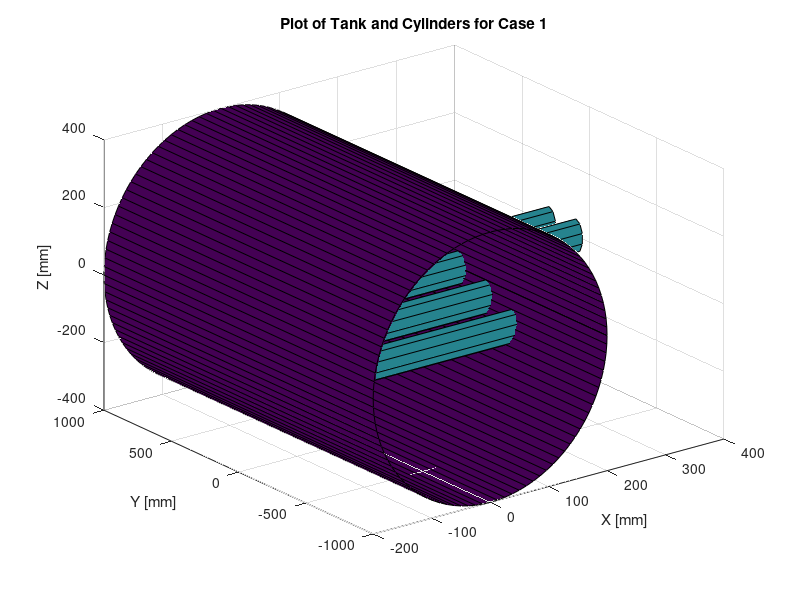
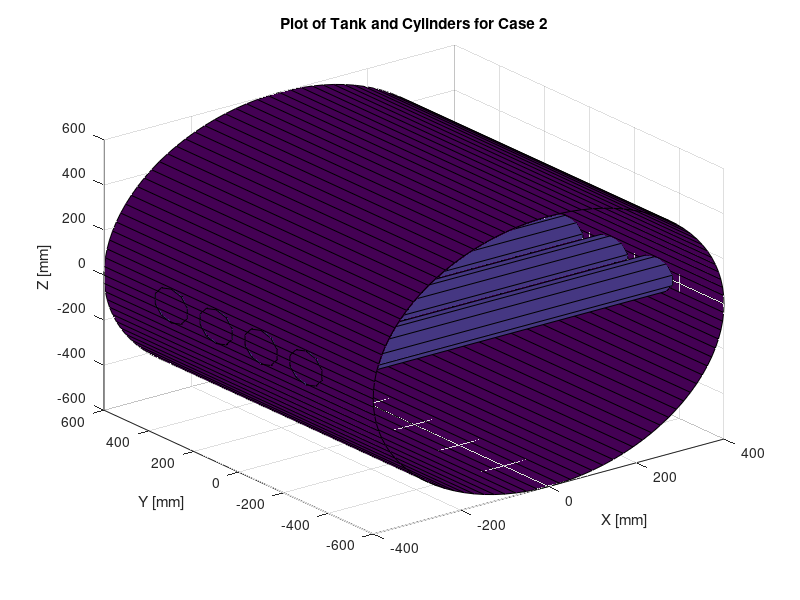

These charts were generated, in order, by the following MATLAB code: (Note: this script raises an error after producing the figures.)
% clear command window
clc;

% Part I:

% case 1 parameters
L1 = 2000;
a1 = 200;
b1 = 400;
d1 = 100;

% case 2 parameters
L2 = 1200;
a2 = 400;
b2 = 600;
d2 = 150;

% 1.a.

figure();

% plot tank for case 1 in the x-z plane along y
[x1,y1,z1] = cylinder(1, 100);
c1 = surf(x1*a1, y1*b1, z1*L1-L1/2);
rotate(c1, [1,0,0], 90);
hold on;

% plot cylinder furthest to the left (greatest y value)
[x2,y2,z2] = cylinder(1, 10);
c2 = surf(x2*d1/2+a1/2, y2*d1/2-3*d1, z2*2*a1-a1/2);
rotate(c2, [0,1,0], 90);
hold on;

% plot next cylinder
[x3,y3,z3] = cylinder(1, 10);
c3 = surf(x3*d1/2+a1/2, y3*d1/2-d1, z3*2*a1-a1/2);
rotate(c3, [0,1,0], 90);
hold on;

% plot next cylinder
[x4,y4,z4] = cylinder(1, 10);
c4 = surf(x4*d1/2+a1/2, y4*d1/2+d1, z4*2*a1-a1/2);
rotate(c4, [0,1,0], 90);
hold on;

% plot cylinder furthest to the right (lowest y value)
[x5,y5,z5] = cylinder(1, 10);
c5 = surf(x5*d1/2+a1/2, y5*d1/2+3*d1, z5*2*a1-a1/2);
rotate(c5, [0,1,0], 90);
hold off;

% add labels and title
xlabel('X [mm]');
ylabel('Y [mm]');
zlabel('Z [mm]');
title('Plot of Tank and Cylinders for Case 1');

figure();

% plot tank for case 2 in the x-z plane along y
[x1,y1,z1] = cylinder(1, 100);
c1 = surf(x1*a2, y1*b2, z1*L2-L2/2);
rotate(c1, [1,0,0], 90);
hold on;

% plot cylinder furthest to the left (greatest y value)
[x2,y2,z2] = cylinder(1, 10);
c2 = surf(x2*d2/2, y2*d2/2-2*d2, z2*2*a2-a2);
rotate(c2, [0,1,0], 90);
hold on;

% plot next cylinder
[x3,y3,z3] = cylinder(1, 10);
c3 = surf(x3*d2/2, y3*d2/2-a2/4, z3*2*a2-a2);
rotate(c3, [0,1,0], 90);
hold on;

% plot next cylinder
[x4,y4,z4] = cylinder(1, 10);
c4 = surf(x4*d2/2, y4*d2/2+a2/4, z4*2*a2-a2);
rotate(c4, [0,1,0], 90);
hold on;

% plot cylinder furthest to the right (lowest y value)
[x5,y5,z5] = cylinder(1, 10);
c5 = surf(x5*d2/2, y5*d2/2+2*d2, z5*2*a2-a2);
rotate(c5, [0,1,0], 90);
hold off;

% add labels and title
xlabel('X [mm]');
ylabel('Y [mm]');
zlabel('Z [mm]');
title('Plot of Tank and Cylinders for Case 2');

% 1.b.

% triple integral expressions are derived in the report

% 1.c.

syms theta L r x;

% calculate volume of shell, tube, and cap, and total volume for case 1

Vshell_1 = double(int(int(int(r, r, 0, sqrt((a1^2*b1^2)/(a1^2*(sin(theta))^2+b1^2*(cos(theta))^2))), L, 0, L1), theta, 0, 2*pi) / 10^9);
sprintf('Volume of Shell for Case 1: %f m^3', Vshell_1)

Vtube_1 = double(int(int(int(r, r, 0, d1/2), theta, 0, 2*pi), x, -a1, a1) / 1000^3);
sprintf('Volume of Tube for Case 1: %f m^3', Vtube_1)

Vcap_1 = double(int(int(int(r, x, a1*sqrt(1-(r^2*(cos(theta)^2)/b1^2)), a1), r, 0, d1/2), theta, 0, 2*pi) / 10^9);
sprintf('Volume of Cap for Case 1: %f m^3', Vcap_1)

Vtotal_1 = Vshell_1 - 4*Vtube_1 + 8*Vcap_1;
sprintf('Total Volume for Case 1: %f m^3', Vtotal_1)

% calculate volume of shell, tube, and cap, and total volume for case 2

Vshell_2 = double(int(int(int(r, r, 0, sqrt((a2^2*b2^2)/(a2^2*(sin(theta))^2+b2^2*(cos(theta))^2))), L, 0, L2), theta, 0, 2*pi) / 10^9);
sprintf('Volume of Shell for Case 2: %f m^3', Vshell_2)

Vtube_2 = double(int(int(int(r, r, 0, d2/2), theta, 0, 2*pi), x, -a2, a2) / 1000^3);
sprintf('Volume of Tube for Case 2: %f m^3', Vtube_2)

Vcap_2 = double(int(int(int(r, x, a2*sqrt(1-(r^2*(cos(theta)^2)/b2^2)), a2), r, 0, d2/2), theta, 0, 2*pi) / 10^9);
sprintf('Volume of Cap for Case 2: %f m^3', Vcap_2)

Vtotal_2 = Vshell_2 - 4*Vtube_2 + 8*Vcap_2;
sprintf('Total Volume for Case 2: %f m^3', Vtotal_2)

% 2.a.

% calculate area of tube cross section in x-z plane for case 1
Atube_1 = double(int(int(r, r, 0, sqrt((a1^2*b1^2)/(a1^2*(sin(theta))^2+b1^2*(cos(theta))^2))), theta, 0, 2*pi) / 10^6);
sprintf('Area of Tube Cross Section for Case 1: %f m^2', Atube_1)

% calculate area of tube cross section in x-z plane for case 2
Atube_2 = double(int(int(r, r, 0, sqrt((a2^2*b2^2)/(a2^2*(sin(theta))^2+b2^2*(cos(theta))^2))), theta, 0, 2*pi) / 10^6);
sprintf('Area of Tube Cross Section for Case 2: %f m^2', Atube_2)

% 2.b.

% triple integral expressions are derived in the report

% 2.c.

% calculate moments about the x-axis and z-axis for case 1
Mx_1 = double(int(int(r^2*sin(theta)*(420+140*(cos(theta)-sin(theta))), r, 0, sqrt((a1^2*b1^2)/(a1^2*(sin(theta))^2+b1^2*(cos(theta))^2))), theta, 0, 2*pi));
Mz_1 = double(int(int(r^2*cos(theta)*(420+140*(cos(theta)-sin(theta))), r, 0, sqrt((a1^2*b1^2)/(a1^2*(sin(theta))^2+b1^2*(cos(theta))^2))), theta, 0, 2*pi));

% calculate moments about the x-axis and z-axis for case 2
Mx_2 = double(int(int(r^2*sin(theta)*(420+140*(cos(theta)-sin(theta))), r, 0, sqrt((a2^2*b2^2)/(a2^2*(sin(theta))^2+b2^2*(cos(theta))^2))), theta, 0, 2*pi));
Mz_2 = double(int(int(r^2*cos(theta)*(420+140*(cos(theta)-sin(theta))), r, 0, sqrt((a2^2*b2^2)/(a2^2*(sin(theta))^2+b2^2*(cos(theta))^2))), theta, 0, 2*pi));

% calculate mass for case 1 and 2
M_1 = double(int(int(r*(420+140*(cos(theta)-sin(theta))), r, 0, sqrt((a1^2*b1^2)/(a1^2*(sin(theta))^2+b1^2*(cos(theta))^2))), theta, 0, 2*pi));
M_2 = double(int(int(r*(420+140*(cos(theta)-sin(theta))), r, 0, sqrt((a2^2*b2^2)/(a2^2*(sin(theta))^2+b2^2*(cos(theta))^2))), theta, 0, 2*pi));

% calculate center of mass for case 1
x_bar_1 = Mz_1 / M_1 / 10^3;
z_bar_1 = Mx_1 / M_1 / 10^3;
sprintf('Center of Mass for Case 1: x: %f m^2 z: %f m^2', x_bar_1, z_bar_1)

% calculate center of mass for case 2
x_bar_2 = Mz_2 / M_2 / 10^3;
z_bar_2 = Mx_2 / M_2 / 10^3;
sprintf('Center of Mass for Case 2: x: %f m^2 z: %f m^2', x_bar_2, z_bar_2)
